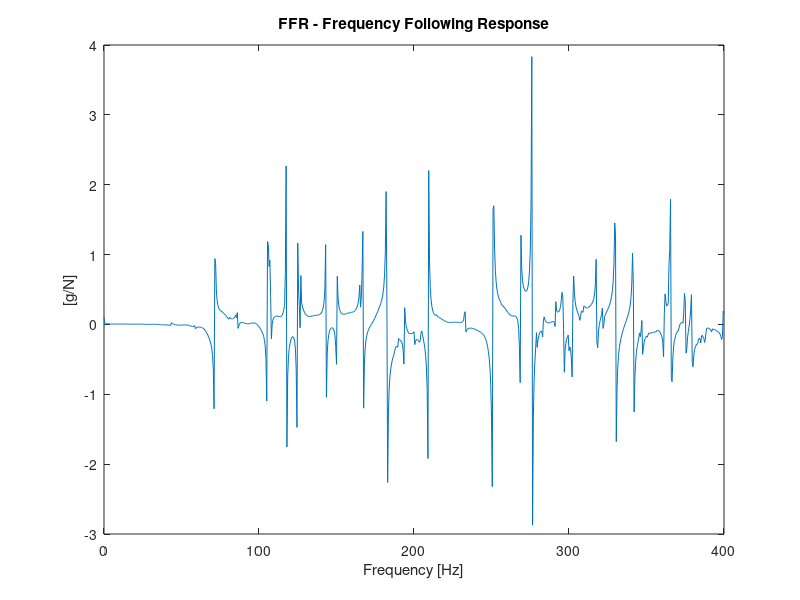
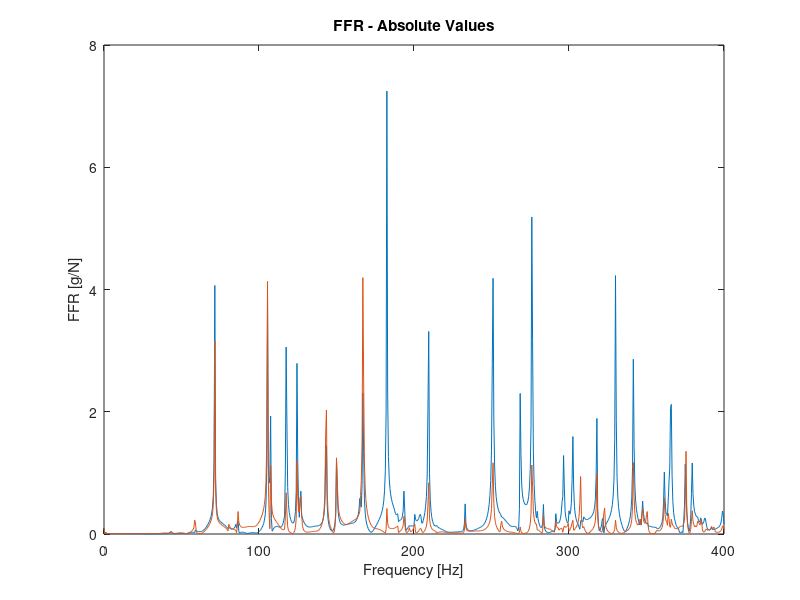

Reproduce these figures in MATLAB, in order.
%%
%     Curso do canal ExataMenteS
%     Aula 67 - Analise de Dados
%     Se inscreva no canal e nos ajude a crescer <3
%     https://www.youtube.com/channel/UCZyFebN0_gF2yy5fhVhlXtA
%     Professor: Joao Pinheiro
%     Copyright https://github.com/joaomh
%%

% Load the dataset
load 271-y_data.mat

figure(1)
plot(H1_2(:,1), H1_2(:,2))
xlabel('Frequency [Hz]') ,ylabel('[g/N]')
title('FFR - Frequency Following Response')

figure(2)
plot(H1_2(:,1), abs(H1_2(:,2)))
title('FFR - Absolute Values')
xlabel('Frequency [Hz]') ,ylabel('FFR [g/N]')
hold on,
plot(H1_3(:,1), abs(H1_3(:,2)))
